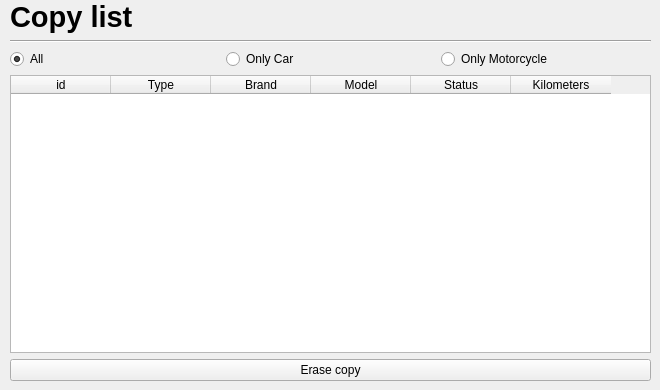
    <widget class="QWidget" name="pageListCopy">
     <widget class="QWidget" name="verticalLayoutWidget_5">
      <property name="geometry">
       <rect>
        <x>10</x>
        <y>0</y>
        <width>641</width>
        <height>381</height>
       </rect>
      </property>
      <layout class="QVBoxLayout" name="layoutNewBorrower_5">
       <item>
        <widget class="QLabel" name="label_38">
         <property name="font">
          <font>
           <pointsize>22</pointsize>
           <weight>75</weight>
           <bold>true</bold>
          </font>
         </property>
         <property name="text">
          <string>Copy list</string>
         </property>
        </widget>
       </item>
       <item>
        <widget class="Line" name="line_15">
         <property name="orientation">
          <enum>Qt::Horizontal</enum>
         </property>
        </widget>
       </item>
       <item>
        <layout class="QHBoxLayout" name="horizontalLayout_8">
         <item>
          <widget class="QRadioButton" name="radioButton_4">
           <property name="text">
            <string>All</string>
           </property>
           <property name="checked">
            <bool>true</bool>
           </property>
          </widget>
         </item>
         <item>
          <widget class="QRadioButton" name="radioButton_5">
           <property name="text">
            <string>Only Car</string>
           </property>
          </widget>
         </item>
         <item>
          <widget class="QRadioButton" name="radioButton_6">
           <property name="text">
            <string>Only Motorcycle</string>
           </property>
          </widget>
         </item>
        </layout>
       </item>
       <item>
        <widget class="QTableWidget" name="tableWidget_2">
         <property name="enabled">
          <bool>true</bool>
         </property>
         <property name="columnCount">
          <number>6</number>
         </property>
         <attribute name="horizontalHeaderCascadingSectionResizes">
          <bool>false</bool>
         </attribute>
         <attribute name="verticalHeaderShowSortIndicator" stdset="0">
          <bool>false</bool>
         </attribute>
         <column>
          <property name="text">
           <string>id</string>
          </property>
         </column>
         <column>
          <property name="text">
           <string>Type</string>
          </property>
         </column>
         <column>
          <property name="text">
           <string>Brand</string>
          </property>
         </column>
         <column>
          <property name="text">
           <string>Model</string>
          </property>
         </column>
         <column>
          <property name="text">
           <string>Status</string>
          </property>
         </column>
         <column>
          <property name="text">
           <string>Kilometers</string>
          </property>
         </column>
        </widget>
       </item>
       <item>
        <widget class="QPushButton" name="pushButton_6">
         <property name="text">
          <string>Erase copy</string>
         </property>
        </widget>
       </item>
      </layout>
     </widget>
    </widget>
